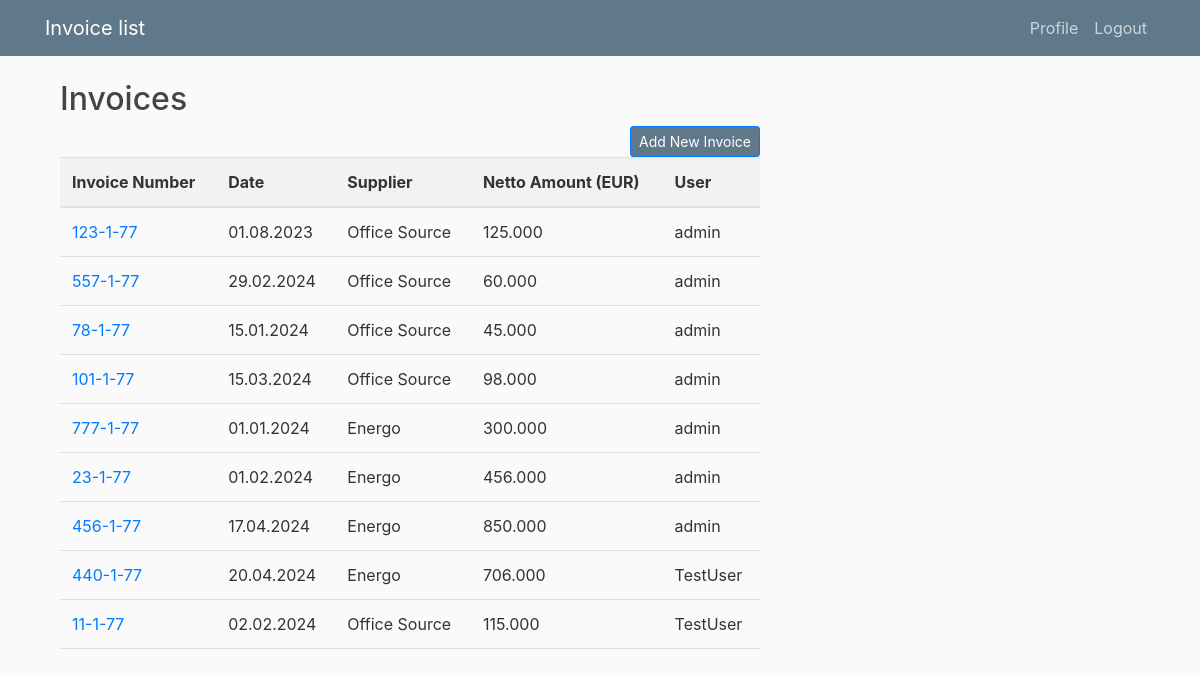
Before: / (signed in) with the older database file.
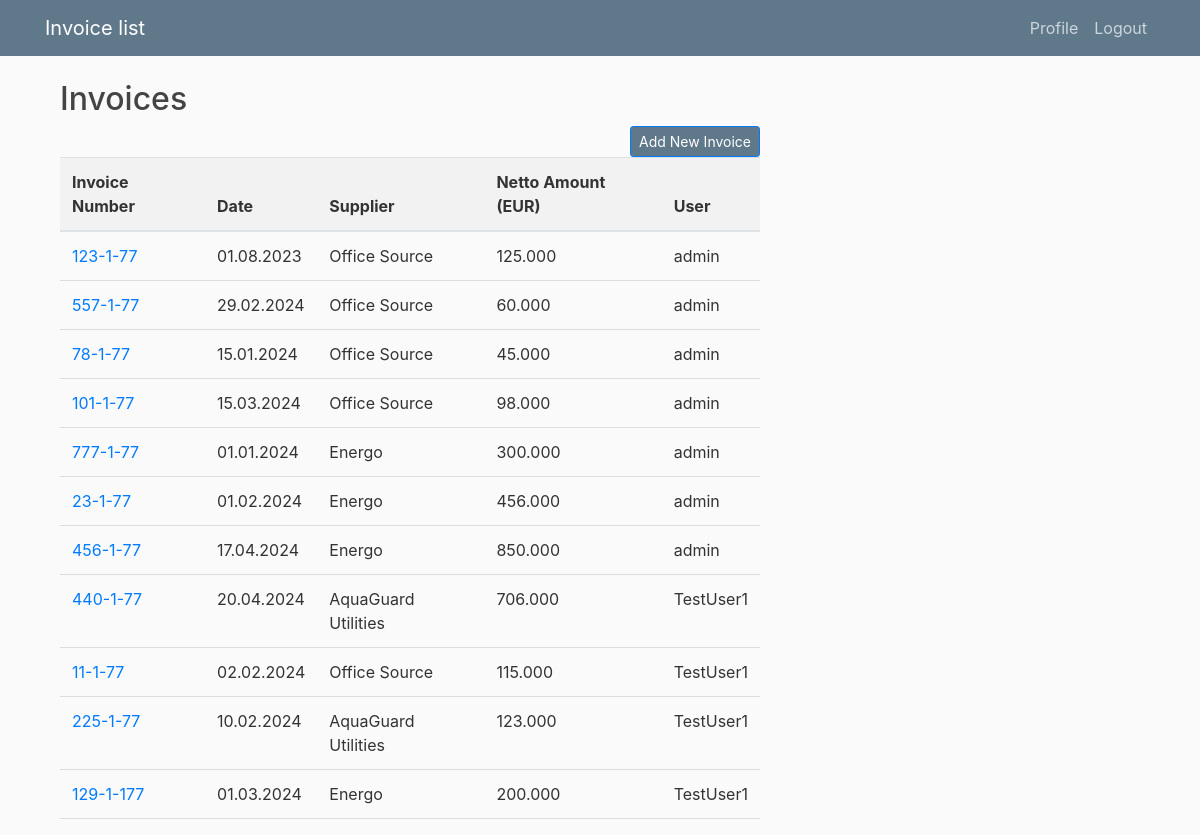
After: the same page with the newer database file.
### invoice/models.py (models this page shows, shortened)
class Invoice(models.Model):
    cost_code = models.ForeignKey(TypeOfCost, on_delete=models.CASCADE)
    cost_center_code = models.ForeignKey(CostCenter, on_delete=models.CASCADE)
    supplier = models.ForeignKey(Supplier, on_delete=models.CASCADE)
    netto_amount = models.DecimalField(max_digits=10, decimal_places=2)
    date = models.DateField()
    invoice_number = models.CharField(max_length=20)
    user = models.ForeignKey(User, on_delete=models.CASCADE)

class Supplier(models.Model):
	supplier_name = models.CharField(max_length=40)

### invoice/views.py (the view)
# urls.py: path('', views.home, name='invoice-home'),
@login_required
def home(request):
    types_of_cost = TypeOfCost.objects.all()
    cost_centers = CostCenter.objects.all()
    suppliers = Supplier.objects.all()
    user_invoices = Invoice.objects.filter(user=request.user)
    if request.user.is_staff or request.user.is_superuser:
        user_invoices = Invoice.objects.all()
    else:
        user_invoices = Invoice.objects.filter(user=request.user)
    return render(request, 'invoice/home.html', {'types_of_cost': types_of_cost, 'cost_centers': cost_centers, 'suppliers': suppliers, 'invoices': user_invoices, 'show_username': request.user.is_staff or request.user.is_superuser})

### invoice/templates/invoice/home.html
{% extends "invoice/base.html" %}
{% block content %}
    <div class="container">
        <h2>Invoices</h2>
        <a href="{% url 'create-invoice' %}" class="btn btn-primary btn-sm float-right bg-steel">Add New Invoice</a>
        <table class="table">
            <thead>
                <tr>
                    <th>Invoice Number</th>
                    <th>Date</th>
                    <th>Supplier</th>
                    <th>Netto Amount (EUR)</th>
                    {% if show_username %}
                        <th>User</th>
                    {% endif %}
                </tr>
            </thead>
            <tbody>
                {% for invoice in invoices %}
                <tr>
                    <td><a href="{% url 'invoice-detail' invoice.pk %}">{{ invoice.invoice_number }}</a></td>
                    <td>{{ invoice.date|date:"d.m.Y" }}</td>
                    <td>{{ invoice.supplier.supplier_name }}</td>
                    <td>{{ invoice.netto_amount |floatformat:3 }}</td>
                    {% if show_username %}
                            <td>{{ invoice.user.username }}</td>
                        {% endif %}
                </tr>
                {% endfor %}
            </tbody>
        </table>
    </div>
{% endblock content %}

Changed rows visible on the page:
changed Invoice (number 8 of 11 on the later page): supplier.supplier_name "Energo" → "AquaGuard Utilities"; user.username "TestUser" → "TestUser1"
changed through a linked row, Invoice (number 9 of 11 on the later page): user.username "TestUser" → "TestUser1"
added Invoice: invoice_number "225-1-77", date "10.02.2024", supplier.supplier_name "AquaGuard Utilities", netto_amount "123.000", user.username "TestUser1"
added Invoice: invoice_number "129-1-177", date "01.03.2024", supplier.supplier_name "Energo", netto_amount "200.000", user.username "TestUser1"
